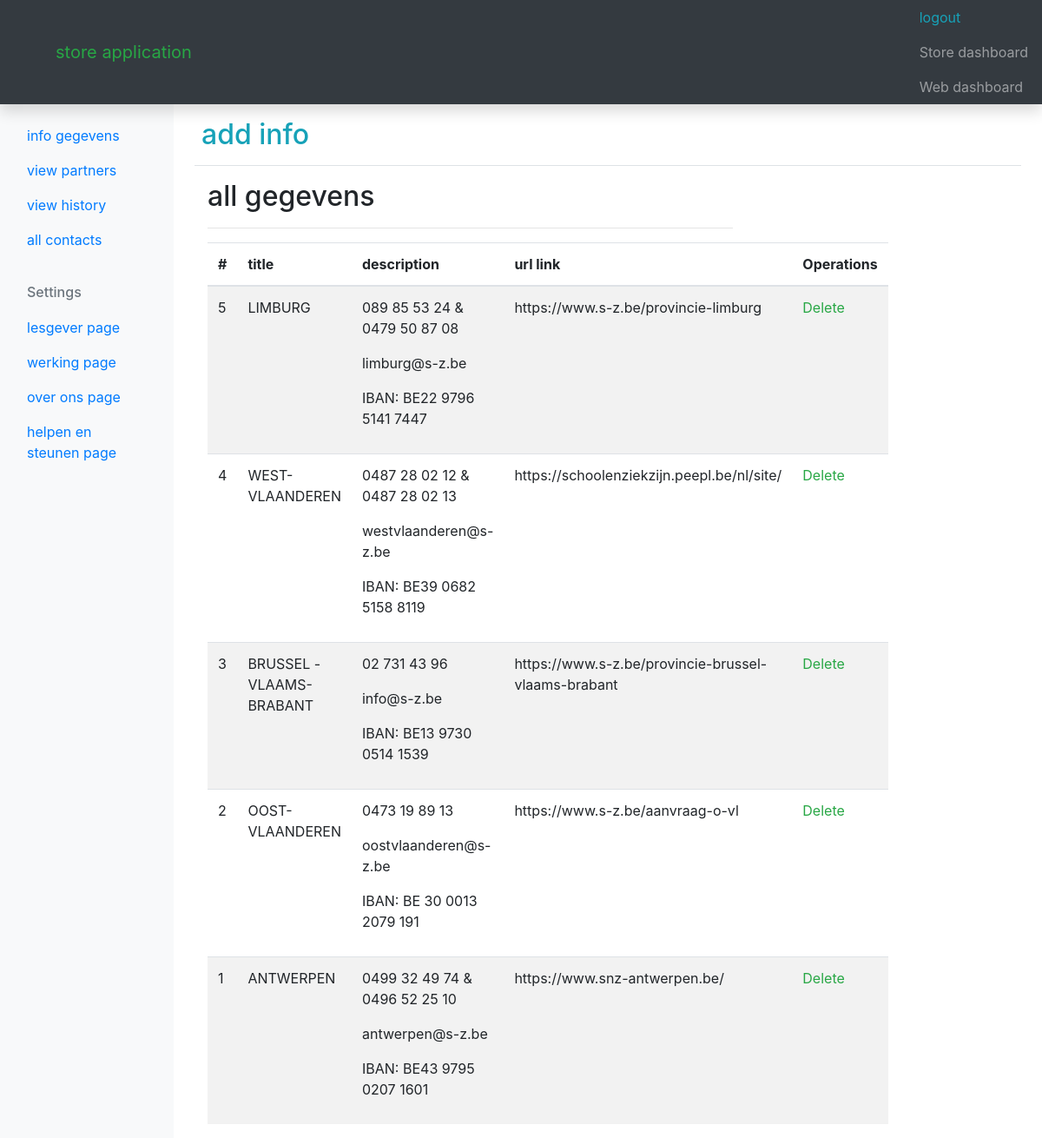
Screenshot of /adminweb/view-info.php (signed in) with the database file from the repository.
### tables this page shows
CREATE TABLE IF NOT EXISTS `infogegevens` (
  `id` int(11) NOT NULL AUTO_INCREMENT,
  `title` varchar(295) NOT NULL,
  `description` text NOT NULL,
  `linkurl` varchar(259) NOT NULL,
  PRIMARY KEY (`id`)
);

### adminweb/classes/Infogegeven.php (called while the page is built, shortened)
<?php
require_once "DB.php";
class Infogegeven {
    protected $id = null;
    protected $description;
    protected $linkurl;
    static $dbTable = 'infogegevens';
    public function getId(){
         return $this->id;
    }
    public function getTitle(){
        return $this->title;
   }
   public function getDescription(){
    return $this->description;
}
   public function getLinkurl(){
    return $this->linkurl;
   }
static function getAll($options=[]){
    $query = "SELECT * FROM "  .self::$dbTable;
    if(isset($options['orderby'])){
         $query .= " ORDER BY " . $options['orderby'];
    }
    $db = new DB;
    $result = $db->doQuery($query);
    return $result->fetchAll(PDO::FETCH_CLASS, get_called_class());
  }
}

### adminweb/classes/DB.php (called while the page is built, shortened)
<?php
class DB {
		private $host = 'localhost';
		private $dbName = 'werkprojectcvodb';
		private $user = 'root';
		private $pass = '';
    protected $conn;
    protected $showErrors = true;
    public function __construct(){
        $conn = new PDO('mysql:host=' . $this->host . '; dbname=' . $this->dbName, $this->user, $this->pass);
         if($this->showErrors){
              $conn->setAttribute(PDO::ATTR_ERRMODE, PDO::ERRMODE_EXCEPTION);
         }
         $this->conn = $conn;
    }
    public function doQuery($query, $data=[]){
         try{
             $stmt = $this->conn->prepare($query);
             $stmt->execute($data);
         }catch (PDOException $e){
             die($e->getMessage());
         }
         return $stmt;
    }
}

### adminweb/view-info.php (the view, shortened to what this page needs)
<?php
 include ('inc/header.php');
 include ('inc/navbar.php');
$info = Infogegeven::getAll(['orderby' => 'id DESC']);
 ?>
    <main role="main" class="col-md-9 ml-sm-auto col-lg-10 px-md-4">
      <div class="d-flex justify-content-between flex-wrap flex-md-nowrap align-items-center pt-3 pb-2 mb-3 border-bottom">
        <h1 class="h2">
            <a class="text-info p-2" href="add-info.php"> add info</a>
        </h1>
      </div>
   <div class="col-sm-8">
 <h2> all gegevens  </h2>
 <hr>
   <table class="table table-striped">
    <thead>
      <tr>
      <th>#</th>
      <th>title</th>
      <th> description</th>
      <th> url link </th>
      <th>Operations</th>
      </tr>
    </thead>
    <tbody>
    <?php if (count($info)): ?>
<?php foreach ($info as $q): ?>
                                <tr>
                                    <td> <?=  $q->getId(); ?> </td>
                                    <td>  <?=  $q->getTitle(); ?></td>
                                    <td>  <?=  $q->getDescription(); ?></td>
                                    <td> <?=  $q->getLinkurl(); ?> </td>
                                    <td> <a class="text-success" href="delete-info.php?id=<?=  $q->getId(); ?>">Delete</a></td>
                                </tr>
<?php endforeach; ?>
        <?php else: ?>
          <p>Er werden NIKS gevonden. </p>
        <?php endif; ?>
    </tbody>
  </table>
   </div>
    </main>
    <?php include ('inc/footer.php'); ?>

### rows the page displays
infogegevens: id "5", title "LIMBURG", description "089 85 53 24 & 0479 50 87 08 limburg@s-z.be IBAN: BE22 9796 5141 7447", linkurl "https://www.s-z.be/provincie-limburg"
infogegevens: id "4", title "WEST-VLAANDEREN", description "0487 28 02 12 & 0487 28 02 13 westvlaanderen@s-z.be IBAN: BE39 0682 5158 8119", linkurl "https://schoolenziekzijn.peepl.be/nl/site/"
infogegevens: id "3", title "BRUSSEL - VLAAMS-BRABANT", description "02 731 43 96 info@s-z.be IBAN: BE13 9730 0514 1539", linkurl "https://www.s-z.be/provincie-brussel-vlaams-brabant"
infogegevens: id "2", title "OOST-VLAANDEREN", description "0473 19 89 13 oostvlaanderen@s-z.be IBAN: BE 30 0013 2079 191", linkurl "https://www.s-z.be/aanvraag-o-vl"
infogegevens: id "1", title "ANTWERPEN", description "0499 32 49 74 & 0496 52 25 10 antwerpen@s-z.be IBAN: BE43 9795 0207 1601", linkurl "https://www.snz-antwerpen.be/"
